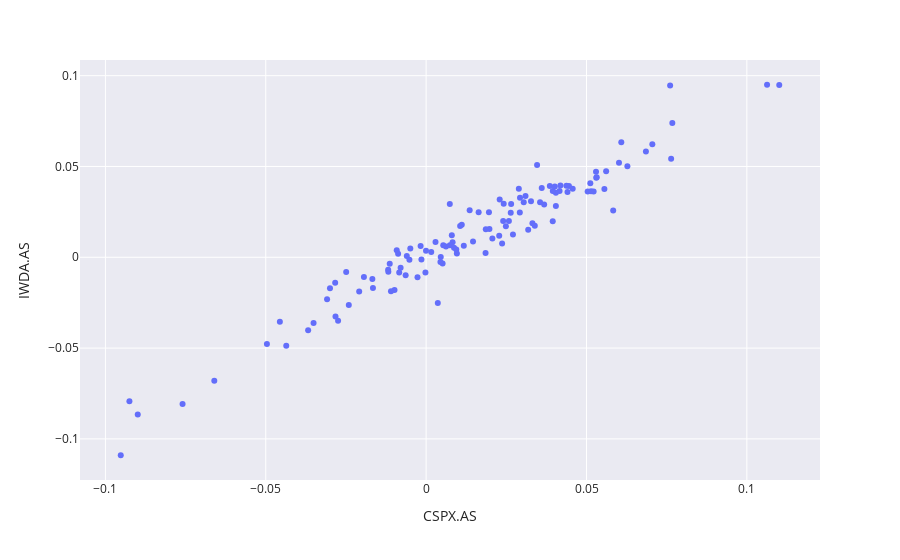
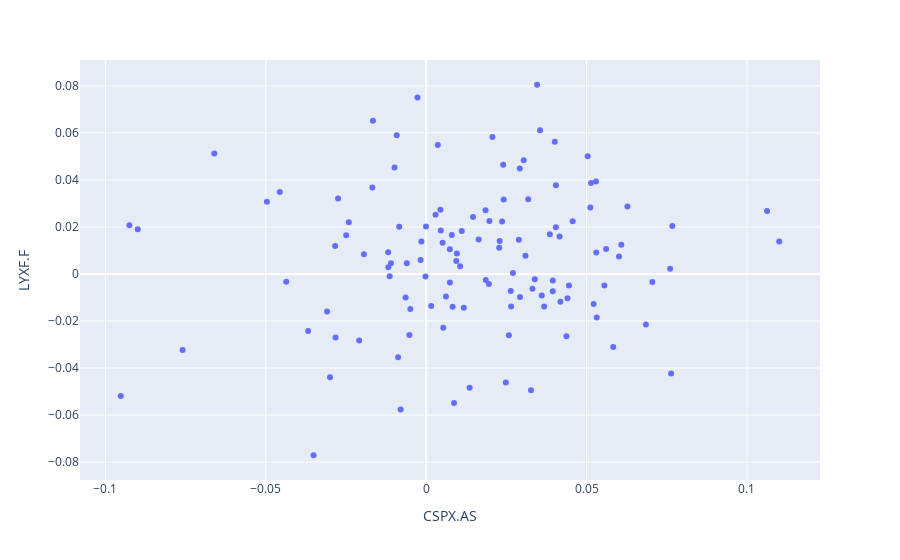
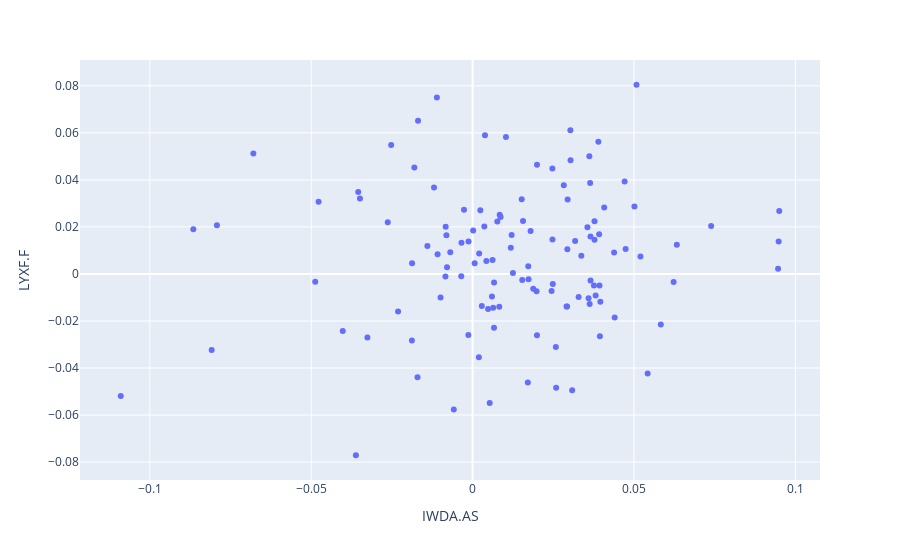

Notebook cell for these charts, in order:
### Code cell
ETFs_ret = ETFs_mensal.pct_change()

# Fazer scatter plot
fig = px.scatter(ETFs_ret, x=tickers[0], y=tickers[1])
fig2 = px.scatter(ETFs_ret, x=tickers[0], y=tickers[2])
fig3 = px.scatter(ETFs_ret, x=tickers[1], y=tickers[2])

# Acrescentar tema
fig = fig.update_layout(template='seaborn')

fig.show()
fig2.show()
fig3.show()
